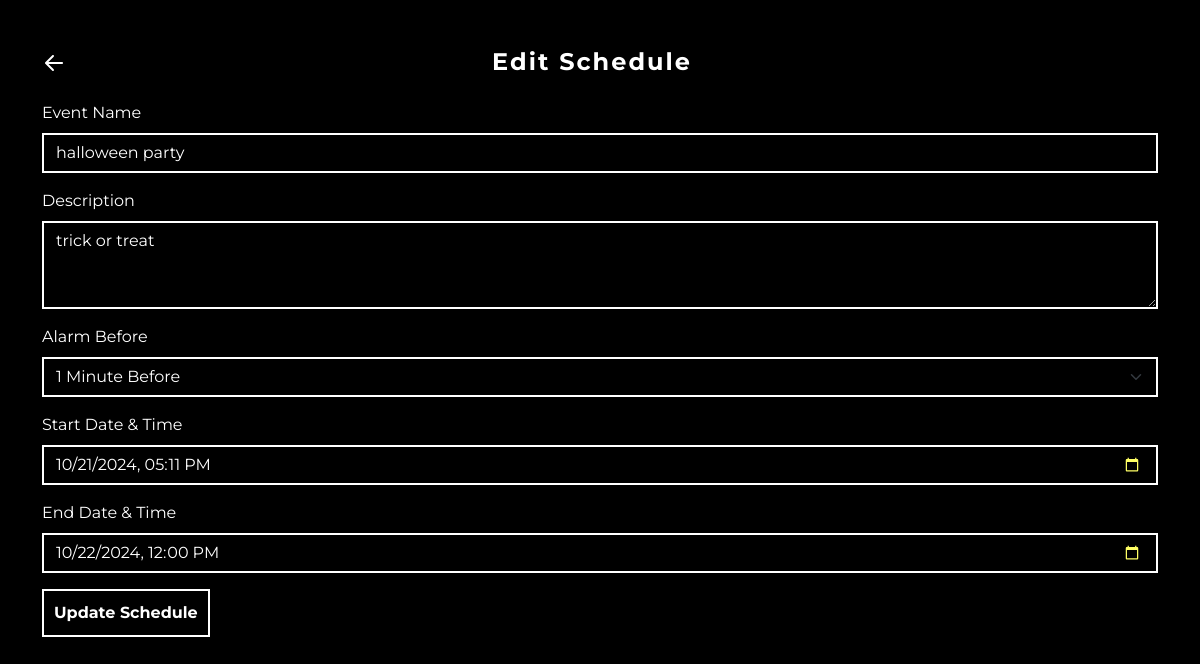
Before: /port/func_core/edit_schedule.php?id=27 (signed in) with the older database file.
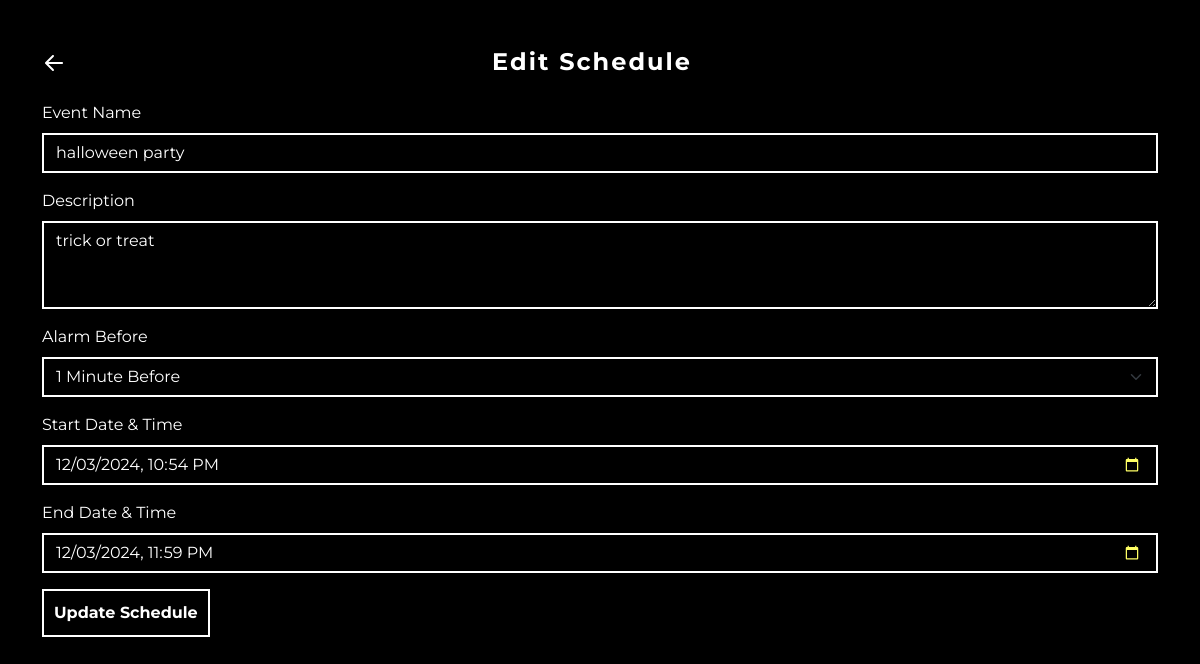
After: the same page with the newer database file.
### tables this page shows
CREATE TABLE IF NOT EXISTS `schedules` (
  `id` int(11) NOT NULL AUTO_INCREMENT,
  `user_id` int(11) NOT NULL,
  `event_name` varchar(255) NOT NULL,
  `description` text DEFAULT NULL,
  `alarm_before` int(11) DEFAULT NULL,
  `start_date` datetime NOT NULL,
  `end_date` datetime NOT NULL,
  `created_at` timestamp NULL DEFAULT current_timestamp(),
  `notified` tinyint(4) DEFAULT 0,
  PRIMARY KEY (`id`),
  KEY `user_id` (`user_id`)
);

### port/func_core/edit_schedule.php (the view, shortened to what this page needs)
<?php
require 'func_connect.php';
$userId = $_SESSION['user_id'];
$scheduleId = $_GET['id'];
$sql = "SELECT event_name, description, alarm_before, start_date, end_date FROM schedules WHERE id = ? AND user_id = ?";
$stmt = $conn->prepare($sql);
$stmt->bind_param("ii", $scheduleId, $userId);
$stmt->execute();
$result = $stmt->get_result();
$schedule = $result->fetch_assoc();
?>
<!doctype html>
<html lang="en">
<head>
    <link href="https://cdn.jsdelivr.net/npm/bootstrap@5.3.3/dist/css/bootstrap.min.css" rel="stylesheet">
    <link rel="stylesheet" href="../user.cm.css">
</head>
<body>
    <div class="container mt-5">
        <div class="d-flex justify-content-between align-items-center mb-4">
            <a href="../user.sched.php">
                <img src="../../assets/svg/light-left-arrow-svgrepo-com.svg" class="back-arrow" alt="A Back Arrow">
            </a>
            <h1 class="mx-auto text-center mb-0">Edit Schedule</h1>
        </div>
        <form method="POST">
            <div class="mb-3">
                <label for="eventName" class="form-label">Event Name</label>
                <input type="text" class="form-control" id="eventName" name="event_name" value="<?= htmlspecialchars($schedule['event_name']) ?>">
            </div>
            <div class="mb-3">
                <label for="description" class="form-label">Description</label>
                <textarea class="form-control" id="description" name="description" rows="3"><?= htmlspecialchars($schedule['description']) ?></textarea>
            </div>
            <div class="mb-3">
                <label for="alarmBefore" class="form-label">Alarm Before</label>
                <select class="form-select" id="alarmBefore" name="alarm_before">
                    <option value="1" <?= $schedule['alarm_before'] == 1 ? 'selected' : '' ?>>1 Minute Before</option>
                </select>
            </div>
            <div class="mb-3">
                <label for="startDate" class="form-label">Start Date & Time</label>
                <input type="datetime-local" class="form-control" id="startDate" name="start_date" value="<?= htmlspecialchars($schedule['start_date']) ?>">
            </div>
            <div class="mb-3">
                <label for="endDate" class="form-label">End Date & Time</label>
                <input type="datetime-local" class="form-control" id="endDate" name="end_date" value="<?= htmlspecialchars($schedule['end_date']) ?>">
            </div>
            <button type="submit" class="btn btn-primary">Update Schedule</button>
        </form>
    </div>
</body>
</html>

Changed rows visible on the page:
changed schedules "halloween party": start_date "10/21/2024 17:11" → "12/03/2024 22:54"; end_date "10/22/2024 12:00" → "12/03/2024 23:59"
